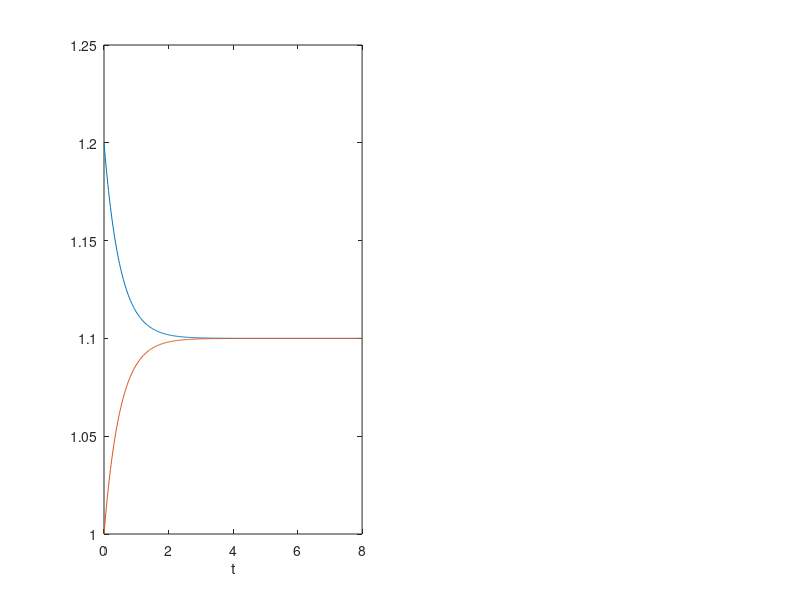

MATLAB code to generate this figure: (Note: this script raises an error after producing the figure.)
%**************************************************************************
%*     Example 5.4                                                        *
%*     filename: ch05pr04.m                                               *
%*     program listing number: 5.4                                        *
%*                                                                        *
%*     This program solves Newton equation for interacting two cars       *
%*     using Runge-Kutta 2nd order methods.                               *
%*                                                                        *
%*     Programed by Ryoichi Kawai for Computational Physics Course        *
%*     Revised on 01/07/2014.                                             *
%**************************************************************************
clear all;

% Control parameters
tmax=8; N=400; h=tmax/N;

% initial conditions
v1(1)=1.2; v2(1)=1.0; t(1)=0;

% 2nd-order Runge-Kutta method
for n=1:N-1
    t(n+1) = t(1)+n*h;
    k1 =   v2(n)-v1(n);
    l1 = -(v2(n)-v1(n));
    mid1 = v1(n)+k1*h/2;
    mid2 = v2(n)+l1*h/2;
    k2 =   mid2-mid1;
    l2 = -(mid2-mid1);
    v1(n+1)=v1(n)+k2*h;
    v2(n+1)=v2(n)+l2*h;
end

subplot(1,2,1); 
p=plot(t,v1,t,v2);
xlabel('t');
ylabel(texlabel('velocity'));
set(p(1),'Color','blue','Linewidth',2);
set(p(2),'Color','red','Linewidth',2);
legend(p,{texlabel('v_1'),texlabel('v_2')});
legend(p,'Location','SouthEast');

subplot(1,2,2);
q=plot(t,v1-v2);
xlabel('t');
ylabel(texlabel('v_1-v_2'));
set(q,'Linewidth',2);
